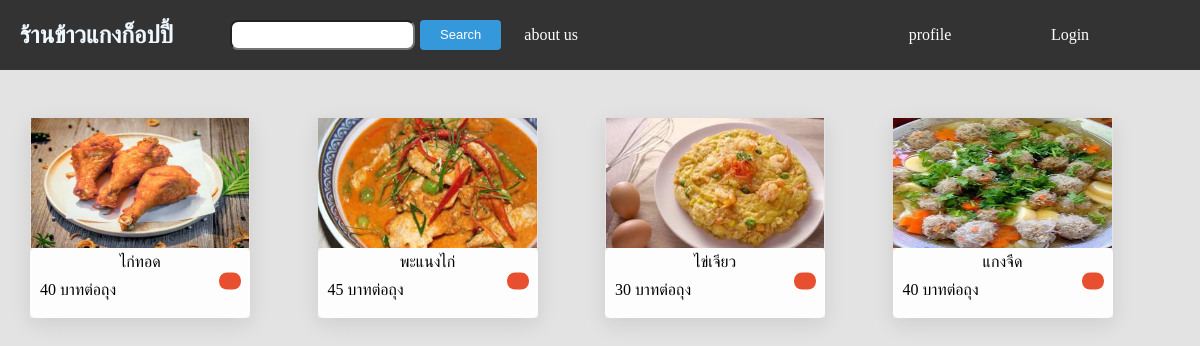
The page / on the database its author committed.
### app/models.py (models this page shows, shortened)
class Food(models.Model):
    name = models.CharField(max_length=100)
    price = models.IntegerField(default=0)
    unit = models.CharField(max_length=100,default='บาทต่อถุง')
    score = models.FloatField(default=0,blank=True,null=True)
    quantity_review = models.IntegerField(default=0,blank=True,null=True)
    image = models.ImageField(upload_to='media/image/',blank=True,null=True)
    options = models.CharField(max_length=20, choices=(
        ('notchoose', 'ไม่ได้เลือก'),
        ('onsale', 'วางขาย'),
        ('soldout', 'ขายหมดแล้ว'),
    ), default='notchoose')

### app/views.py (the view)
# urls.py: path('',home, name='home'),
def home(req):
    food = Food.objects.all()
    context ={
        'food':food,
    }
    return render(req,'app/home.html',context)

### app/templates/app/home.html (shortened to what this page needs)
<!DOCTYPE html>
<html lang="en">
<head>
</head>
<body>
        {% include 'app/navbar.html' %}
        <div class="container-area">
            {%for f in food %}
                {%if f.options != 'notchoose'%}
                <div class="listitem">
                    <a href="/foodview/{{f.id}}/">
                        <div class="boxlistfood">
                            {%if f.image %}
                            <div class="image-food">
                                <img src="{{f.image.url}}" alt="food-image">
                            </div>
                            {%endif%}
                            <div class="box-detail">
                                <div class="overlay">
                                    {%if f.options == 'soldout'%}
                                    <div class="status-sale-red"></div>
                                    {%endif%}
                                </div>
                                <div class="name">{{f.name}}</div>
                                <div class="detail_food">
                                    <div class="food-price">{{f.price}} {{f.unit}}</div>
                                </div>
                            </div>
                        </div>
                    </a>
                </div>
                {%endif%}
            {%endfor%}
            </div>
</body>
</html>

### app/templates/app/home.html (style rules this page uses)
body { background-color: #E3E3E3; }
.container-area { display: grid; padding: 0.5rem; margin: 0.5rem; grid-template-columns: repeat(4,1fr); grid-gap: 10px; width: 1140px; margin: 0 auto; margin-top: 20px; }
.boxlistfood { margin-top: 20px; width: 220px; height: 200px; box-shadow: transparent 0 0 0 3px,rgba(18, 18, 18, .1) 0 6px 20px; }
.boxlistfood div { text-align: center; margin-bottom: 10px; }
.listitem a { text-decoration: none; color: black; }
.image-food { width: 100% ; border-radius: 1rem; height: 110px; margin-bottom: 20px; }
.image-food img { height: 130px; width: 99.5%; }
.detail_food { display: flex; justify-content: space-between; align-items: center; margin-left: 10px; margin-bottom: 0; }
.name { margin-top: 5px; margin-bottom: 0; }
.box-detail { display: flex; flex-direction: column; border-radius: 0.3rem; height: 70px; position: relative; margin-top: 20px; background-color: #FDFDFD; }
.overlay { position: absolute; top: 40px; left: 200px; transform: translate(-50%, -50%); padding: 10px; border-radius: 5px; width: 30px; }
.status-sale-red { background-color: #E84F2F; display: inline-block; padding: 6px; width: 10px; height: 5px; border-radius: 0.5rem; }

### app/templates/app/navbar.html (style rules this page uses)
body { margin: 0; padding: 0; }

### rows shown on the page
Food: image (picture), options "soldout" (drawn), name "ไก่ทอด", price "40", unit "บาทต่อถุง"
Food: image (placeholder picture), options "soldout" (drawn), name "พะแนงไก่", price "45", unit "บาทต่อถุง"
Food: image (picture), options "soldout" (drawn), name "ไข่เจียว", price "30", unit "บาทต่อถุง"
Food: image (picture), options "soldout" (drawn), name "แกงจืด", price "40", unit "บาทต่อถุง"
